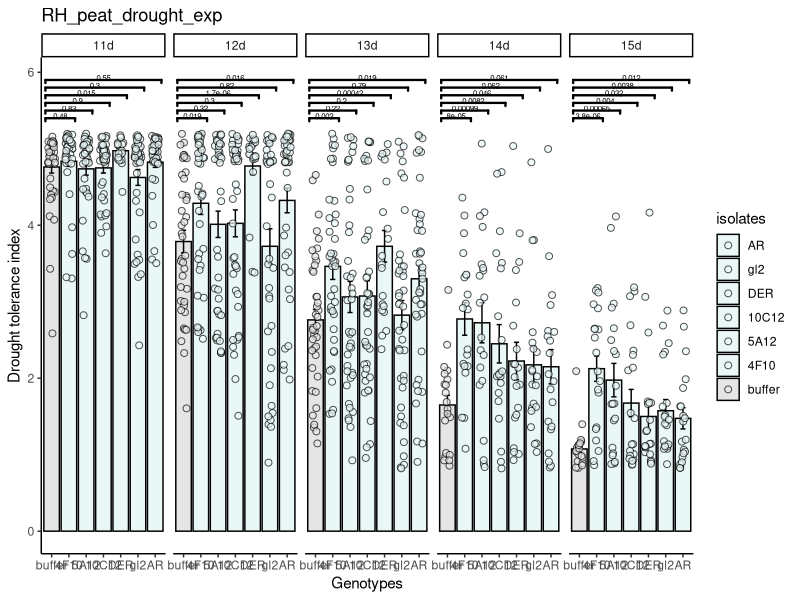

This figure's R source:
## ---- chunk 1
knitr::opts_chunk$set(echo = TRUE)
## ---- chunk 2
library(dplyr)
library(ggplot2)
library(ggsignif)
data <- read.csv("peat_isolates_DRI.csv", header = TRUE, row.names = 1)
data <- data %>%
  mutate(group = paste(isolates, date, sep = "_"),
         Measure = measure,
         Value = value,
         Sample = paste(isolates, date, plot, position, sep = "_"))

data$isolates <- factor(data$isolates, levels = c("buffer", "4F10", "5A12", "10C12", "DER", "gl2", "AR"))
data$date <- factor(data$date, levels = c("11d", "12d", "13d", "14d", "15d"))

p0 <- ggplot(data, aes(isolates, Value, fill = isolates)) +
  geom_bar(stat = "summary", 
           fun = mean, 
           color="black",
           position = "dodge") +
  stat_summary(geom = "errorbar", fun.data = 'mean_se', width = 0.3) +
    geom_jitter(#aes(fill = genotype),  # 添加抖动散点
              position = position_jitter(0.2),
              shape = 21,
              size = 2,
              alpha = 0.7,
              color = "black") +  # 这里确保散点的边框颜色为黑色
  labs(x = "Genotypes", y = "Drought tolerance index") +
  scale_fill_manual(values = c("grey90", rep("#EAF7F7", 6)), guide = guide_legend(reverse = TRUE)) +
  facet_grid(~date, scales = 'free')

p01 <- p0 +
  geom_signif(comparisons = list(
    c("buffer", "4F10"),
    c("buffer", "5A12"),
    c("buffer", "10C12"),
    c("buffer", "DER"),
    c("buffer", "gl2"),
    c("buffer", "AR")
  ), map_signif_level = FALSE, 
  test = "t.test", 
  y_position = 5.2 + 0.1 * (0:5), 
  tip_length = 0.01, textsize = 2.0,
  vjust = 1.0, extend_line = 0.05, 
  size = 0.8, color = "black") +
  labs(title = "RH_peat_drought_exp")

pf <- p01 + theme_classic()
pf

